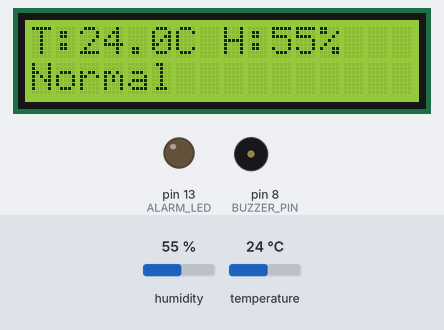
This sketch was run on a simulated Arduino Uno, built with avr-gcc and run on an emulated ATmega328P. On the bench: 16×2 character LCD, output pins drawn as LEDs (lit = HIGH), buzzer (waves = sounding, pin HIGH). Inputs (shaded band) come from the test bench; at power-on: temperature 24 °C, humidity 55 %. What the sketch prints to the serial monitor is not drawn.

Above: at 2.2 s.
2.3 s: temperature set to 39 °C
At 3.8 s:
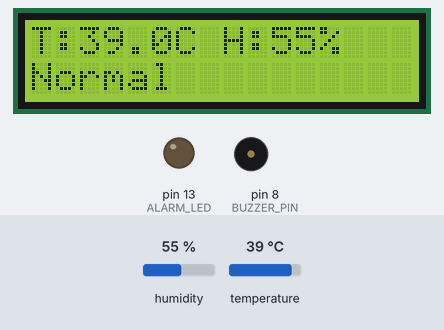
5.1 s: temperature set to 42 °C
At 6.1 s:
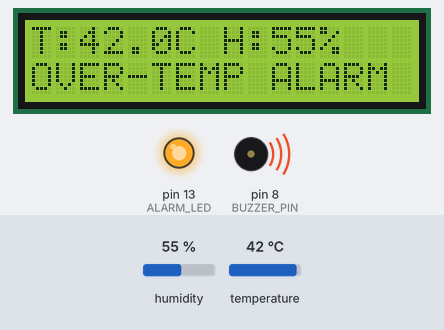
7.9 s: humidity set to 22 %
At 10.5 s:
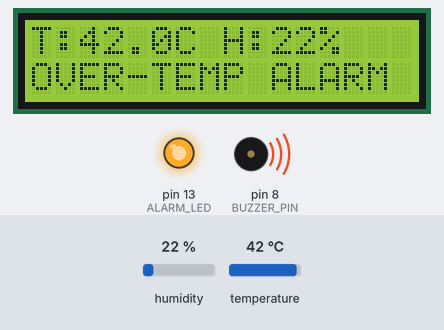
10.8 s: temperature set to 39 °C
At 11.9 s:
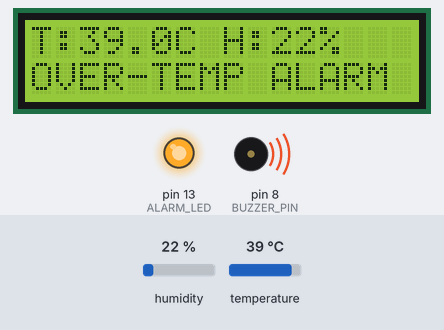
13.6 s: temperature set to 36 °C
At 16.6 s:
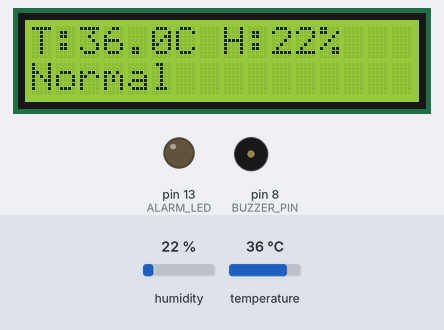
Timing chart, 0 to 18.0 s (numbered marks = the images above; inputs shaded):
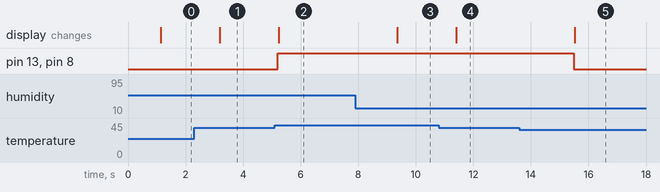

The sketch:

temperature-humidity-monitor.ino
```cpp
/*
  Temperature and Humidity Monitor
  ---------------------------------
  DHT11 sensor measures temperature and humidity, shown on a
  16x2 I2C LCD and the Serial Monitor. If the temperature
  rises above the limit, the buzzer sounds and the LED lights
  as an over-temperature alarm. Buzzer and LED are OFF on
  startup (safe default).

  Requires the "DHT sensor library" by Adafruit (and its
  "Adafruit Unified Sensor" dependency): install both from
  the Arduino IDE Library Manager before uploading.

  Wiring:
    DHT11 DATA : D2
    DHT11 VCC  : 5V, DHT11 GND: GND
    Buzzer     : D8 (active buzzer, + to D8, - to GND)
    Alarm LED  : D13 (through a 220 ohm resistor to GND)
    LCD I2C    : SDA A4, SCL A5 (Uno)
*/

#include <Wire.h>
#include <LiquidCrystal_I2C.h>
#include <DHT.h>

// ---- Pin definitions ----
#define DHT_PIN   2     // DHT11 data pin
#define DHT_TYPE  DHT11 // Change to DHT22 if you use that sensor

const int BUZZER_PIN = 8;   // Buzzer
const int ALARM_LED  = 13;  // Alarm LED

// ---- Thresholds (tune to your room / equipment). ----
// Alarm ON above ALARM_TEMP_C, OFF below CLEAR_TEMP_C.
const float ALARM_TEMP_C = 40.0;
const float CLEAR_TEMP_C = 38.0;

DHT dht(DHT_PIN, DHT_TYPE);
LiquidCrystal_I2C lcd(0x27, 16, 2);  // Change 0x27 to 0x3F if needed

bool alarmOn = false;

void setup() {
  pinMode(BUZZER_PIN, OUTPUT);
  pinMode(ALARM_LED, OUTPUT);

  // Safe defaults: buzzer and LED OFF on startup.
  digitalWrite(BUZZER_PIN, LOW);
  digitalWrite(ALARM_LED, LOW);

  Serial.begin(9600);
  dht.begin();
  lcd.init();
  lcd.backlight();
  lcd.print("Temp/Humidity");
  delay(1000);
  lcd.clear();
  Serial.println("Temperature and Humidity Monitor ready.");
}

void loop() {
  float humidity    = dht.readHumidity();
  float temperature = dht.readTemperature();  // Celsius

  if (isnan(humidity) || isnan(temperature)) {
    Serial.println("DHT read failed - check wiring.");
    lcd.setCursor(0, 0);
    lcd.print("Sensor error    ");
    delay(2000);
    return;
  }

  // Over-temperature alarm with hysteresis.
  if (!alarmOn && temperature > ALARM_TEMP_C) {
    alarmOn = true;
    digitalWrite(BUZZER_PIN, HIGH);
    digitalWrite(ALARM_LED, HIGH);
    Serial.println("WARNING: Over-temperature!");
  } else if (alarmOn && temperature < CLEAR_TEMP_C) {
    alarmOn = false;
    digitalWrite(BUZZER_PIN, LOW);
    digitalWrite(ALARM_LED, LOW);
    Serial.println("Temperature normal - alarm off.");
  }

  // LCD output.
  lcd.setCursor(0, 0);
  lcd.print("T:");
  lcd.print(temperature, 1);
  lcd.print("C H:");
  lcd.print(humidity, 0);
  lcd.print("%  ");
  lcd.setCursor(0, 1);
  lcd.print(alarmOn ? "OVER-TEMP ALARM " : "Normal          ");

  // Serial output.
  Serial.print("Temperature: ");
  Serial.print(temperature, 1);
  Serial.print(" C | Humidity: ");
  Serial.print(humidity, 0);
  Serial.print(" % | ");
  Serial.println(alarmOn ? "ALARM" : "Normal");

  delay(2000);  // DHT11 needs about 2 s between readings
}
```

Measured:
- the behaviour switches between 40 and 41 °C on temperature (found by bisection; images 1 and 2)
- the behaviour switches between 38 and 37 °C on temperature (found by bisection; images 4 and 5)
- after the input at 2.3 s, the display: changes after 0.89 s (image 1)
- after the input at 5.1 s, pin 13 (ALARM_LED), pin 8 (BUZZER_PIN): LOW → HIGH after 0.11 s; the display: changes after 0.14 s (image 2)
- after the input at 7.9 s, the display: changes after 1.5 s (image 3)
- after the input at 10.8 s, the display: changes after 0.61 s (image 4)
- after the input at 13.6 s, pin 13 (ALARM_LED), pin 8 (BUZZER_PIN): HIGH → LOW after 1.9 s; the display: changes after 1.9 s (image 5)
